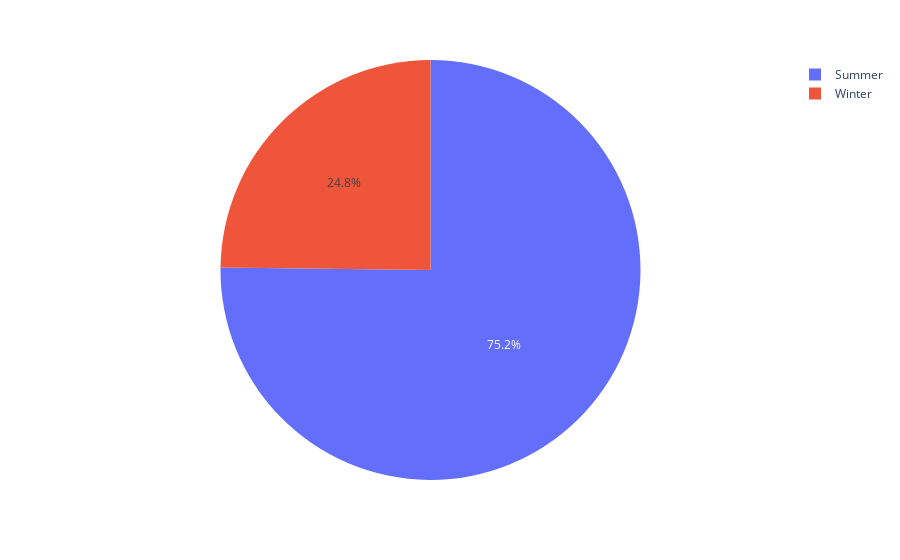
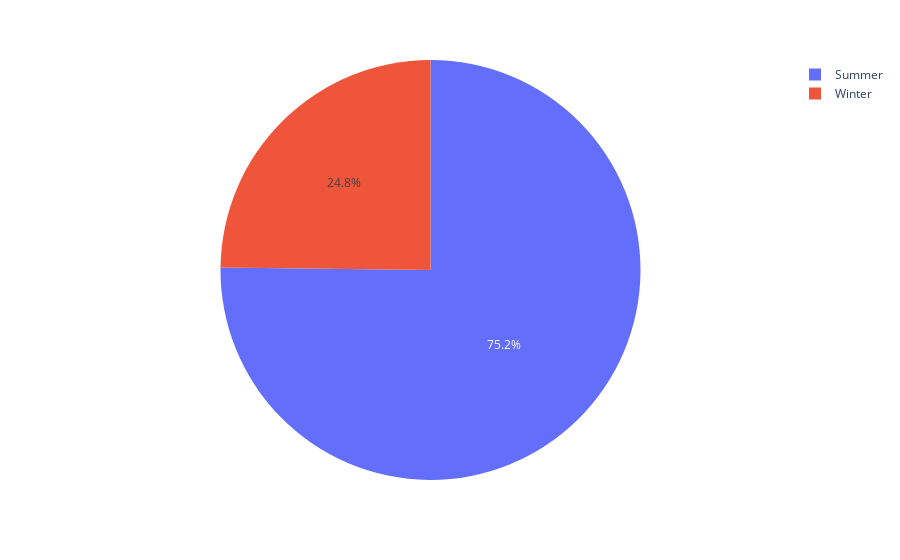

Notebook source saved alongside these figures, in order:
### Markdown cell above
## Summer/Winter games
- A simple pie chart

### Code cell
fig = functions.summer_winter_games(df)
fig.show()

### Figure 1 — Plotly figure (JSON) as saved in the notebook; plotly's stock layout.template omitted (floating-point values rounded to 4 significant figures)
{"data": [{"domain": {"x": [0, 1], "y": [0, 1]}, "hovertemplate": "games_type=%{label}<br>value=%{value}<extra></extra>", "labels": ["Summer", "Winter"], "legendgroup": "", "name": "", "showlegend": true, "type": "pie", "values": [1336, 441]}], "layout": {"legend": {"tracegroupgap": 0}, "margin": {"t": 60}}}

### Figure 2 — Plotly figure (JSON) as saved in the notebook; plotly's stock layout.template omitted (floating-point values rounded to 4 significant figures)
{"data": [{"domain": {"x": [0, 1], "y": [0, 1]}, "hovertemplate": "games_type=%{label}<br>value=%{value}<extra></extra>", "labels": ["Summer", "Winter"], "legendgroup": "", "name": "", "showlegend": true, "type": "pie", "values": [1336, 441]}], "layout": {"legend": {"tracegroupgap": 0}, "margin": {"t": 60}}}
